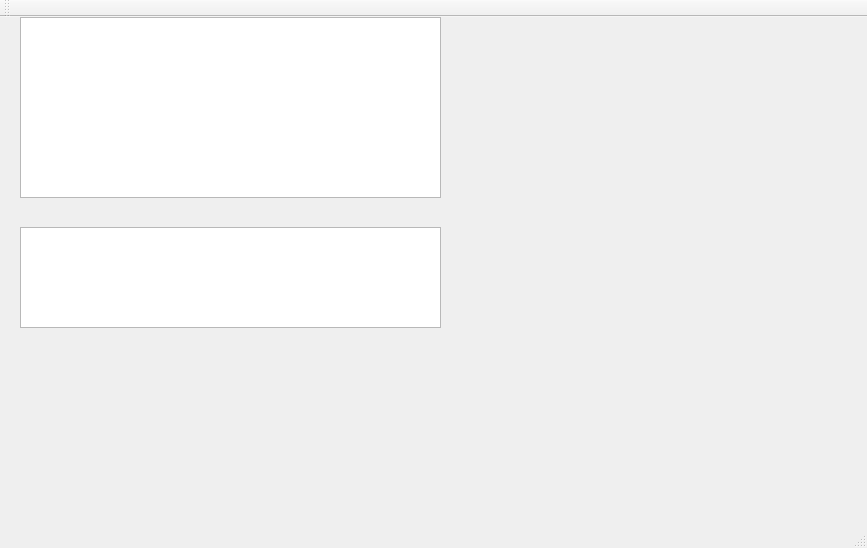
<?xml version="1.0" encoding="UTF-8"?>
<ui version="4.0">
 <class>MainWindow</class>
 <widget class="QMainWindow" name="MainWindow">
  <property name="geometry">
   <rect>
    <x>0</x>
    <y>0</y>
    <width>867</width>
    <height>548</height>
   </rect>
  </property>
  <property name="windowTitle">
   <string>MainWindow</string>
  </property>
  <widget class="QWidget" name="centralWidget">
   <widget class="QLabel" name="show_label">
    <property name="geometry">
     <rect>
      <x>580</x>
      <y>0</y>
      <width>271</width>
      <height>241</height>
     </rect>
    </property>
    <property name="text">
     <string/>
    </property>
   </widget>
   <widget class="QTextEdit" name="tmp_read">
    <property name="geometry">
     <rect>
      <x>20</x>
      <y>0</y>
      <width>421</width>
      <height>181</height>
     </rect>
    </property>
   </widget>
   <widget class="QTextEdit" name="tmp_show">
    <property name="geometry">
     <rect>
      <x>20</x>
      <y>210</y>
      <width>421</width>
      <height>101</height>
     </rect>
    </property>
   </widget>
  </widget>
  <widget class="QMenuBar" name="menuBar">
   <property name="geometry">
    <rect>
     <x>0</x>
     <y>0</y>
     <width>867</width>
     <height>22</height>
    </rect>
   </property>
  </widget>
  <widget class="QToolBar" name="mainToolBar">
   <attribute name="toolBarArea">
    <enum>TopToolBarArea</enum>
   </attribute>
   <attribute name="toolBarBreak">
    <bool>false</bool>
   </attribute>
  </widget>
  <widget class="QStatusBar" name="statusBar"/>
 </widget>
 <layoutdefault spacing="6" margin="11"/>
 <resources/>
 <connections/>
</ui>
